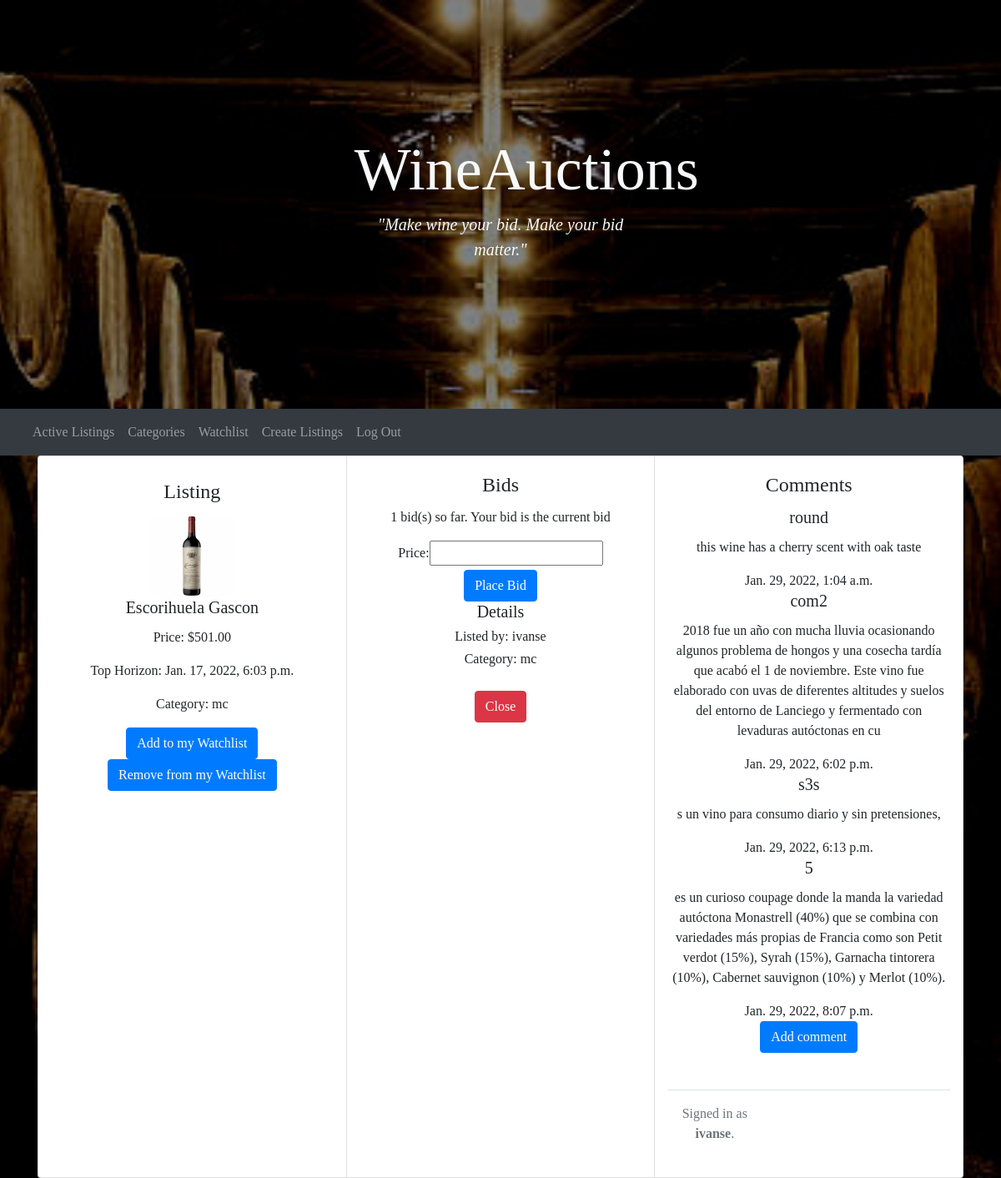
Screenshot of /listing/4 (signed in) with the database file from the repository.
### auctions/models.py (models this page shows)
class listing(models.Model):
    item = models.CharField(max_length=255)
    description = models.CharField(max_length=255, blank=True)
    price = models.DecimalField(max_digits=10, decimal_places=2)
    category = models.CharField(max_length=67, choices=dicCategorie)
    tophorizon = models.DateTimeField(auto_now_add=True, blank=True)
    owner = models.ForeignKey(
        User, on_delete=models.CASCADE, related_name="owners")
    bid = models.ManyToManyField(bid, blank=True, related_name="bid")
    comments = models.ManyToManyField(
        comment, blank=True, related_name="comments")
    photo = models.CharField(max_length=150, blank=True)
    closed = models.BooleanField(default=False)

class User(AbstractUser):
    pass

class comment(models.Model):
    title = models.CharField(max_length=25, default="")
    comment = models.CharField(max_length=255)
    time = models.DateTimeField(auto_now_add=True, blank=True)

### auctions/views.py (the view)
# urls.py: path("listing/<int:id>", views.listings_view, name="listing"),
@login_required
def listings_view(request, id):
    listing_ = listing.objects.get(pk=id)
    if request.method == "POST":
        user = User.objects.get(username=request.user)
        if request.POST.get("button") == "Watchlist":
            if not user.watchlist.filter(listing=listing_):
                watchlist = watchlist()
                watchlist.user = user
                watchlist.listing = listing_
                watchlist.save()
            else:
                user.watchlist.filter(listing=listing_).delete()
            return HttpResponseRedirect(reverse('listing', args=(listing_.id,)))
        if not listing_.closed:
            if request.POST.get("button") == "Close":
                listing_.closed = True
                listing_.save()
            else:
                bid = listing_.bid.all()
                if user.username != listing_.owner.username:  # no es el dueno
                    if price <= listing_.price:
                        return render(request, "auctions/listing.html", {
                            "listing": listing_,
                            "form": bid_form(),
                            "message": "Your bid has a wrong amount."
                        })
                    form_ = bid_form(request.POST)
                    if form_.is_valid():
                        bid_ = form_.save(commit=False)
                        bid_.user = user
                        bid_.save()
                        listing_.bid.add(bid_)
                        listing_.price = price
                        listing_.save()
                    else:
                        return render(request, 'auctions/listing.html', {
                            "form": form
                        })
                else:  # es el dueno
                    return render(request, "auctions/listing.html", {
                        "listing": listing_,
                        "form": bid_form(),
                        "message": "Owners cannot make bids!"
                    })
        return HttpResponseRedirect(reverse('listing', args=(listing_.id,)))
    else:
        return render(request, "auctions/listing.html", {
            "listing": listing_,
            "form": bid_form(),
            "message": ""
        })

### auctions/forms.py
class bid_form(ModelForm):
    class Meta:
        model = bid
        fields = ["price"]

### auctions/templates/auctions/listing.html (shortened to what this page needs)
{% extends 'auctions/layout.html' %}
{% load static  %}
{% block body %}
<div class="container">
  <div class="card-group">
    <div class="card" style="width: 18rem;">
      <div class="card-body">
        <div class="card-title">
          <h4>Listing</h4>
        </div>
        <img src="/static/media/{{ listing.photo }}" alt="image" style="width: 100px; height: auto">
        <h5 class="card-title">{{ listing.description }}</h5>
        <p class="card-text">Price: ${{ listing.price }}</p>
        <p class="card-text">Top Horizon: {{ listing.tophorizon }}
        <p class="card-text">Category: {{ listing.category }}
        <form action="{% url 'add_watchlist' listing.id %}" method="POST">
          <button type="submit" name="button" class="btn btn-primary" value="Watchlist">Add to my Watchlist</button>
          <button type="submit" name="button" class="btn btn-primary" value="RWatchlist">Remove from my Watchlist</button>
        </form>
      </div>
    </div>
    <div class="card" style="width: 18rem;">
      <form action="{% url 'listing' listing.id %}" method="POST">
        <div class="card-body">
          <div class="card-title"><h4>Bids</h4></div>
          <p class="card-text">{{ listing.bid.count }} bid(s) so far. Your bid is the current bid</p>
          {{ form }}
          <input type="submit" name="button" class="btn btn-primary" value="Place Bid">
          <h5>Details</h5>
          <h6>Listed by: {{ listing.owner }}</h6>
          <h6>Category: {{ listing.category }}</h6>
        </div>
      </form>
          {% if user.username == listing.owner.username and not listing.closed %}
          <form action="{% url 'listing' listing.id %}" method="POST">
            <button type="submit" name="button" class="btn btn-danger" value="Close">Close</button>
          </form>
          {% endif %}
    </div>
    <div class="card" style="width: 18rem;">
      <div class="card-body">
        <div class="card-title"><h4>Comments</h4></div>
        {% for comment in listing.comments.all %}
        <div class="card-title">
          <h5>
            {{ comment.title }}
          </h5>
        </div>
        <div class="card-text">
          <p>{{ comment.comment }}</p>
          <h7>{{ comment.time }}</h7>
        </div>
        {% endfor %}
        <form action="{% url 'comment' listing.id %}" method="POST">
          <button type="submit" name="button" class="btn btn-primary" value="Comment">Add comment</button>
        </form>
        {% endblock %}

### auctions/templates/auctions/layout.html (shortened to what this page needs)
{% load static %}
<!DOCTYPE html>
<html lang="en">
<head>
  <link rel="stylesheet" href="https://stackpath.bootstrapcdn.com/bootstrap/4.4.1/css/bootstrap.min.css"
>
  <link href="{% static 'auctions/styles.css' %}" rel="stylesheet">
</head>
<body>
  <div class="position-relative overflow-hidden p-3 p-md-5 m-md-3 text-center ">
    <div class="col-md-5 p-lg-5 mx-auto my-5">
      <h1 class="display-3 fw-normal text-light">WineAuctions </h1>
      <p class="lead fw-normal"><i class="fas fa-wine-bottle text-light">"Make wine your bid. Make your bid matter."</i>
      </p>
    </div>
  </div>
  <nav class="navbar navbar-expand-sm navbar-dark bg-dark" aria-label="Third navbar example">
    <div class="container-fluid">
      <div class="collapse navbar-collapse" id="navbarsExample03">
        <ul class="navbar-nav me-auto mb-2 mb-sm-0">
          <li class="nav-item">
            <a class="nav-link" href="{% url 'index' %}">Active Listings</a>
          </li>
          <li class="nav-item">
            <a class="nav-link" href="{% url 'categories' %}">Categories</a>
          </li>
          <li class="nav-item">
            <a class="nav-link" href="{% url 'watchlist' %}">Watchlist</a>
          </li>
          <li class="nav-item">
            <a class="nav-link" href="{% url 'create_listings' %}">Create Listings</a>
          </li>
          {% if user.is_authenticated %}
          <li class="nav-item">
            <a class="nav-link" href="{% url 'logout' %}">Log Out</a>
          </li>
          {% endif %}
        </ul>
      </div>
    </div>
  </nav>
  <div class="container-fluid justify-content-center">
    {% block body %}
    {% endblock %}
  </div>
  <div class="container">
    <footer class="d-flex flex-wrap justify-content-between align-items-center py-3 my-4 border-top">
      <div class="col-md-4 d-flex align-items-center">
        <span class="text-muted">{% if user.is_authenticated %}
          Signed in as <strong>{{ user.username }}</strong>.
          {% else %}
          Not signed in.
          {% endif %}</span>
      </div>
    </footer>
  </div>
</body>
</html>

### auctions/static/auctions/styles.css (style rules this page uses)
html,body { height: 100%; width: 100%; }

### rows the page displays
listing: photo (picture), description "Escorihuela Gascon", price "501.00", tophorizon "Jan. 17, 2022, 6:03 p.m.", category "mc", bid.count "1", owner "ivanse"
comment: title "round", comment "this wine has a cherry scent with oak taste", time "Jan. 29, 2022, 1:04 a.m."
comment: title "com2", comment "2018 fue un año con mucha lluvia ocasionando algunos problema de hongos y una cosecha tardía que acabó el 1 de noviembre. Este vino fue elaborado con uvas de diferentes altitudes y suelos del entorno de Lanciego y fermentado con levaduras autóctonas en cu", time "Jan. 29, 2022, 6:02 p.m."
comment: title "s3s", comment "s un vino para consumo diario y sin pretensiones,", time "Jan. 29, 2022, 6:13 p.m."
comment: title "5", comment "es un curioso coupage donde la manda la variedad autóctona Monastrell (40%) que se combina con variedades más propias de Francia como son Petit verdot (15%), Syrah (15%), Garnacha tintorera (10%), Cabernet sauvignon (10%) y Merlot (10%).", time "Jan. 29, 2022, 8:07 p.m."
User: username "ivanse"
